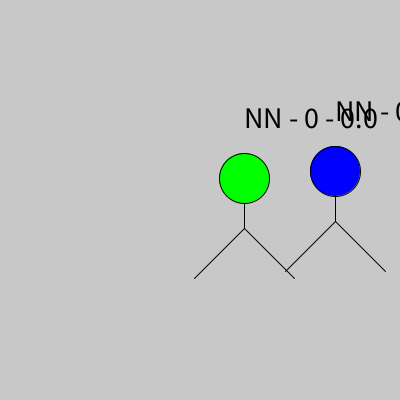
Frame 1 (no input)
Frame 60 (the mouse pressed at the canvas centre just before this capture): identical to frame 1, image omitted
Frame 120 (the mouse held since frame 60 and released just before this capture): identical to frame 1, image omitted

The Processing sketch that drew this single still picture (run headless with seeded random() and noise(); from frame 60 on, the mouse is pressed at the canvas centre):

// Processing sketch: objeto_persona
// ── objeto_persona.pde
Persona persona0, persona2;

void setup(){
  size(400,400);
  persona0 = new Persona();
  persona0.cambiarColorDePelo(color(0,255,0));
  
  persona2 = new Persona();
  persona2.cambiarColorDePelo(color(0,0,255));
  
  textSize(30);
}

void draw(){
  background(200);
  fill(0);
  
  persona0.dibujar();
  persona2.dibujar();
}

void mouseClicked(){
  persona0.cambiarColorDePelo(color(random(255),random(255),random(255)));
}

void keyPressed(){
  if(keyCode == RIGHT){
    persona0.moverDerecha();
  }
  if(keyCode == LEFT){
    persona2.moverIzquierda();
  }
}

// ── Persona.pde
class Persona{
  //Atributos
  float altura;
  int edad;
  String nombre;
  color colorDePelo;
  int posX;
  int posY;
  
  //Constructor
  Persona(){
    edad = 0;
    nombre = "NN";
    posX = round(random(50,width-50));
    posY = round(random(50,height-50));
    colorDePelo = color(255,0,0);
  }
  
  //Métodos
  void dibujar(){
    fill(0);
    text(informacion(), posX, posY);
    
    fill(colorDePelo);
    line(posX, posY+50, posX, posY+100);
    line(posX, posY+100, posX+50, posY+150);
    line(posX, posY+100, posX-50, posY+150);
    ellipse(posX, posY+50, 50, 50);
  }
  
  void caminarAdelante(){
  
  }
  
  void cambiarColorDePelo(color _colorDePelo){
    colorDePelo = _colorDePelo;
  }
  
  void moverDerecha(){
    posX = posX + 10;
  }
  
  void moverIzquierda(){
    posX = posX - 10;
  }
  
  void girarDerecha(){
  }
  
  void saltar(){
  }
  
  void crecerUnAnio(){
    edad++;
  }
  
  void morir(){
    edad = 0;
  }
  
  String informacion(){
    return nombre + " - " + edad + " - " + altura;
  }
}
